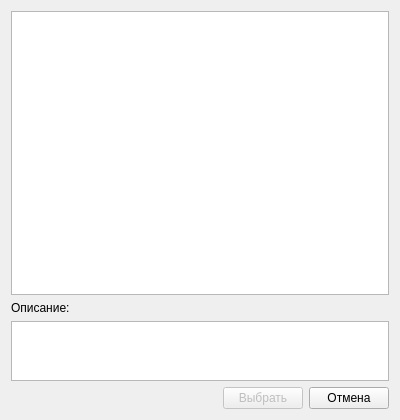
<?xml version="1.0" encoding="UTF-8"?>
<ui version="4.0">
 <class>SectionSelectDialog</class>
 <widget class="QDialog" name="SectionSelectDialog">
  <property name="geometry">
   <rect>
    <x>0</x>
    <y>0</y>
    <width>400</width>
    <height>420</height>
   </rect>
  </property>
  <property name="windowTitle">
   <string>Выбрать раздел</string>
  </property>
  <layout class="QVBoxLayout" name="verticalLayout">
   <item>
    <widget class="ICEGUI_NS::FilterTreeView" name="filterTreeView"/>
   </item>
   <item>
    <widget class="QLabel" name="descriptionL">
     <property name="text">
      <string>Описание:</string>
     </property>
    </widget>
   </item>
   <item>
    <widget class="QTextEdit" name="descriptionTE">
     <property name="maximumSize">
      <size>
       <width>16777215</width>
       <height>60</height>
      </size>
     </property>
     <property name="readOnly">
      <bool>true</bool>
     </property>
    </widget>
   </item>
   <item>
    <layout class="QHBoxLayout" name="horizontalLayout">
     <item>
      <spacer name="horizontalSpacer">
       <property name="orientation">
        <enum>Qt::Horizontal</enum>
       </property>
       <property name="sizeHint" stdset="0">
        <size>
         <width>40</width>
         <height>20</height>
        </size>
       </property>
      </spacer>
     </item>
     <item>
      <widget class="QPushButton" name="okPB">
       <property name="enabled">
        <bool>false</bool>
       </property>
       <property name="text">
        <string>Выбрать</string>
       </property>
      </widget>
     </item>
     <item>
      <widget class="QPushButton" name="cancelPB">
       <property name="text">
        <string>Отмена</string>
       </property>
      </widget>
     </item>
    </layout>
   </item>
  </layout>
 </widget>
 <customwidgets>
  <customwidget>
   <class>ICEGUI_NS::FilterTreeView</class>
   <extends>QTreeView</extends>
   <header>filtertreeview.h</header>
  </customwidget>
 </customwidgets>
 <resources/>
 <connections>
  <connection>
   <sender>okPB</sender>
   <signal>clicked()</signal>
   <receiver>SectionSelectDialog</receiver>
   <slot>accept()</slot>
   <hints>
    <hint type="sourcelabel">
     <x>271</x>
     <y>398</y>
    </hint>
    <hint type="destinationlabel">
     <x>199</x>
     <y>209</y>
    </hint>
   </hints>
  </connection>
  <connection>
   <sender>cancelPB</sender>
   <signal>clicked()</signal>
   <receiver>SectionSelectDialog</receiver>
   <slot>reject()</slot>
   <hints>
    <hint type="sourcelabel">
     <x>352</x>
     <y>398</y>
    </hint>
    <hint type="destinationlabel">
     <x>199</x>
     <y>209</y>
    </hint>
   </hints>
  </connection>
 </connections>
</ui>
